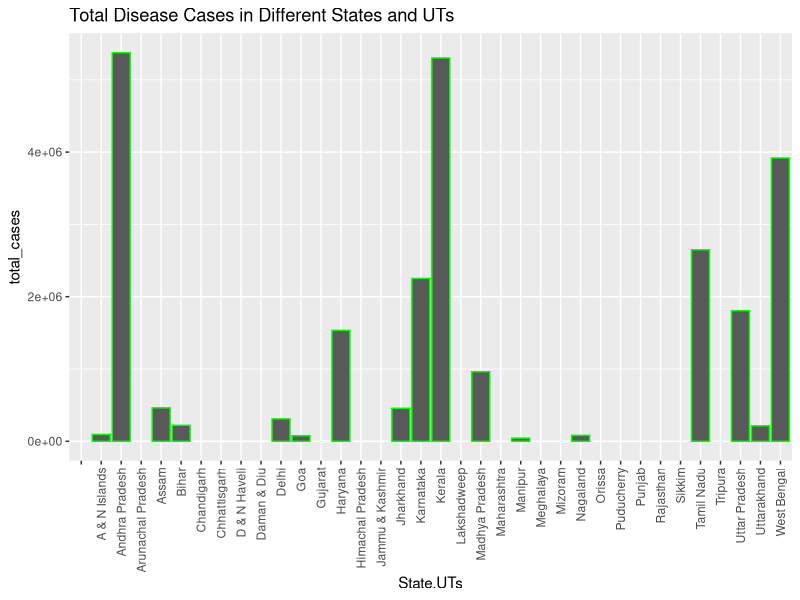
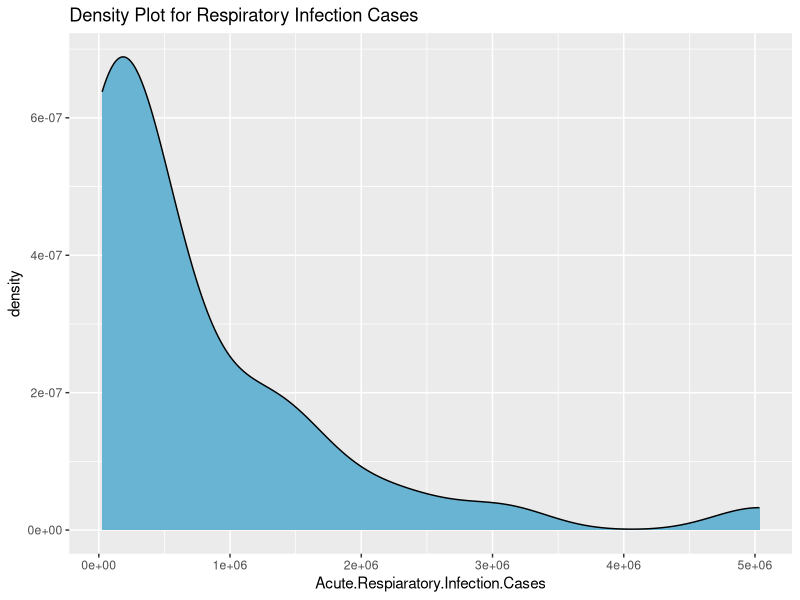
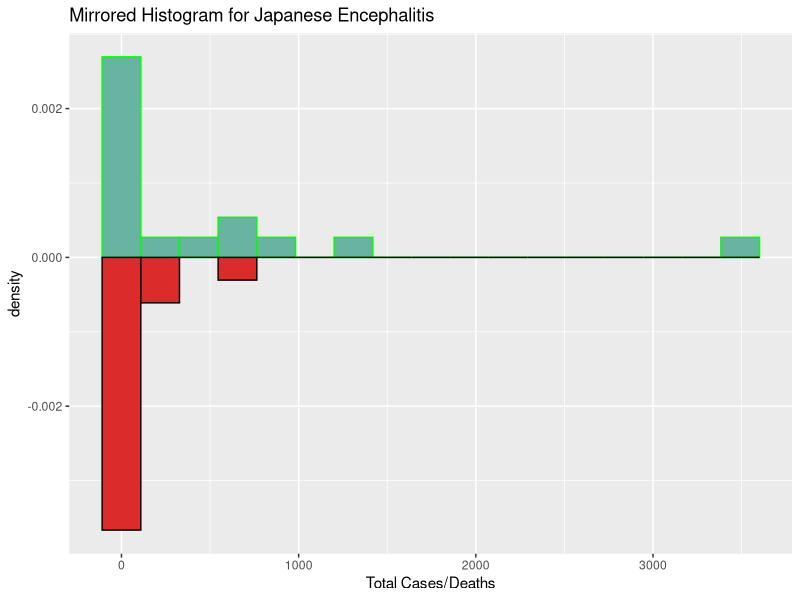
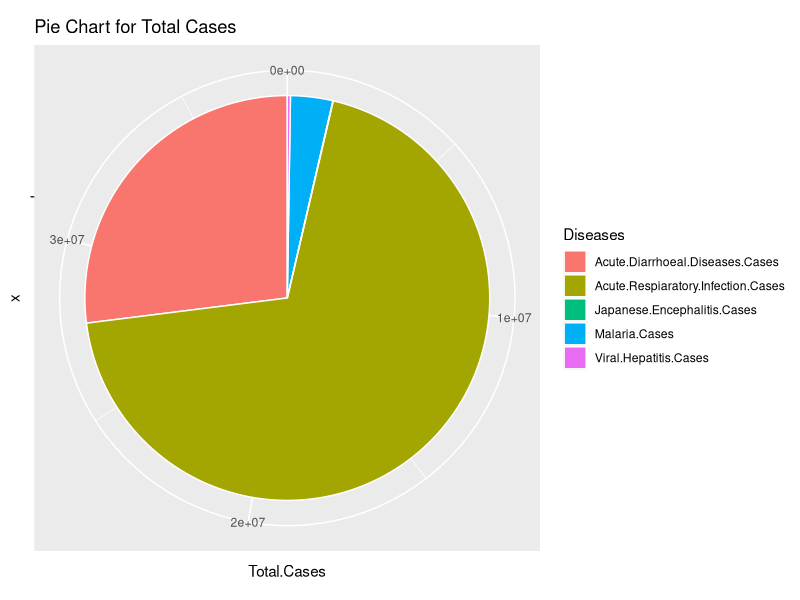
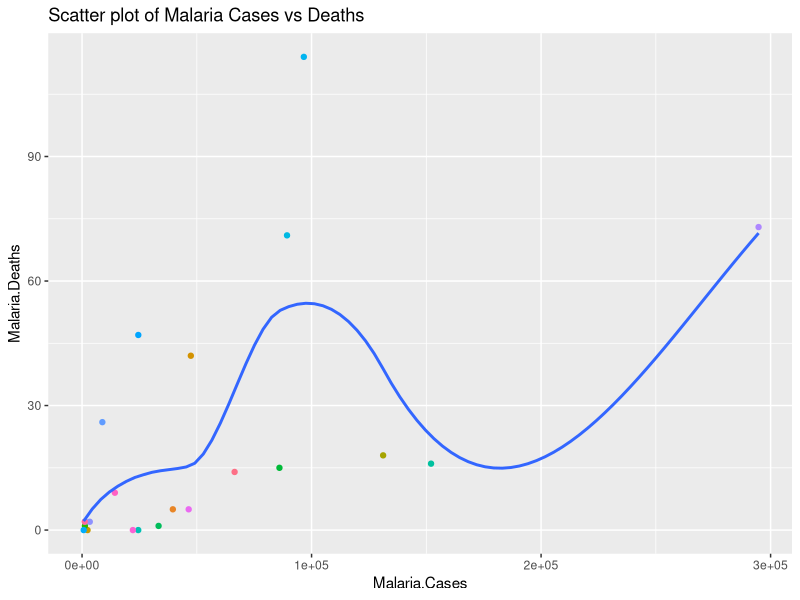
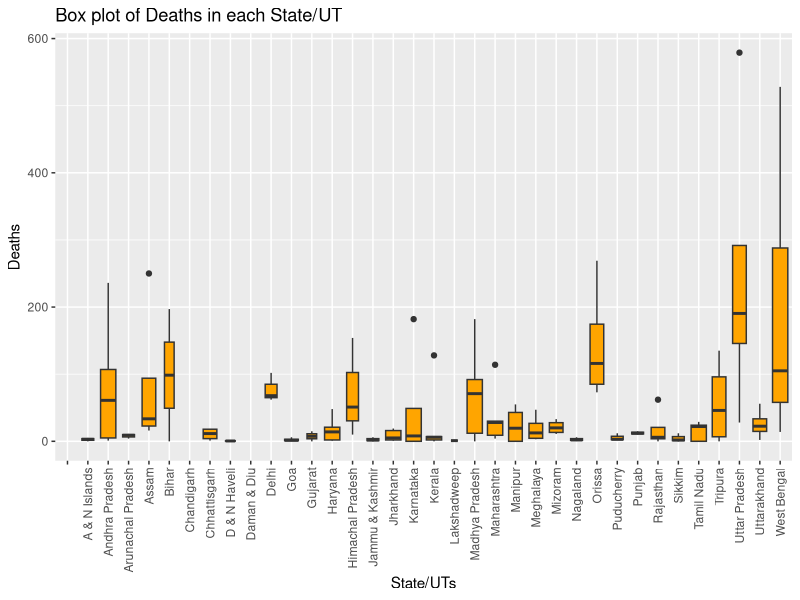
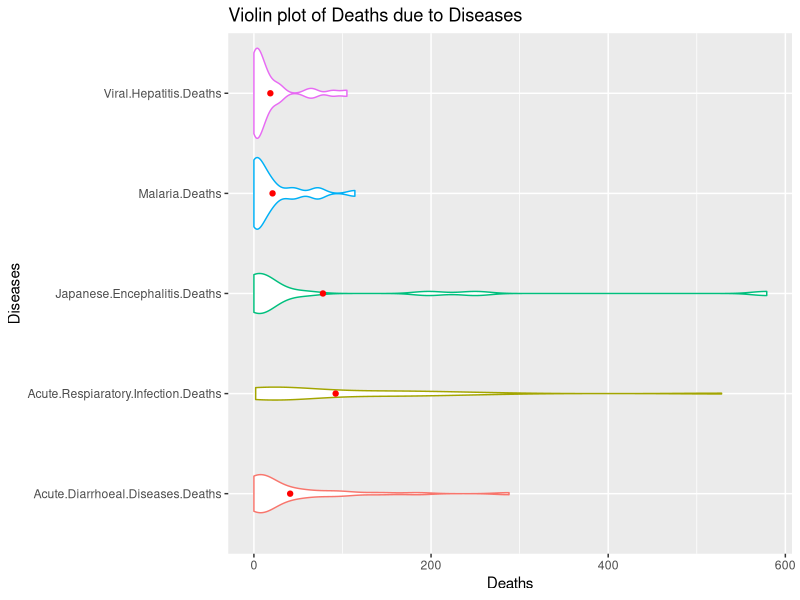
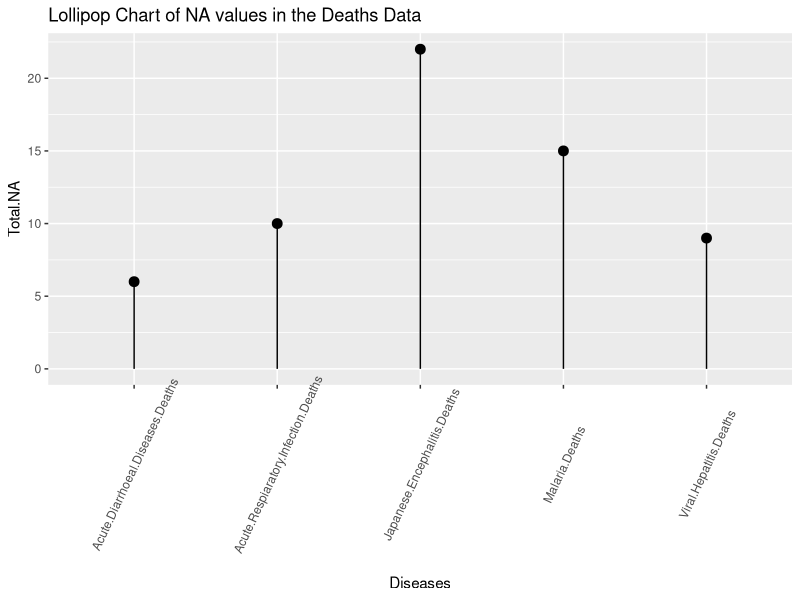

Reproduce these figures in R, in order.
## ---- chunk 1
knitr::opts_chunk$set(echo = TRUE)
library(dplyr)
library(ggplot2)
library(readr)
library(tidyverse)
## ---- chunk 2
data <- read.csv(file = 'Number_of_Cases_And_Deaths_Due_To_Diseases.csv')
print("Dataset Dimension:")
dim(data)
## ---- chunk 3
# Remove extra items in column names
names(data) <- sub("...Cases", ".Cases", names(data))
names(data) <- sub("...Deaths", ".Deaths", names(data))
print("Columns:")
names(data)

# Remove null values and convert factors to numbers
data[3:12] =  apply(data[3:12], 2, function(x) as.numeric(as.character(x)))

# Calculate total cases and deaths for each state
data <- data %>% mutate(total_cases = rowSums(select(data, ends_with('Cases'))))
data <- data %>% mutate(total_deaths = rowSums(select(data, ends_with('Deaths'))))
data <- data[,-1] # remove first column
head(data)
## ---- chunk 4
# data[-1,] --> Remove the GRAND TOTAL row
state_ut_data <- data[-1,]
plot1 <- ggplot(state_ut_data, aes(x=State.UTs, y=total_cases)) +
  theme(axis.text.x = element_text(angle = 90, vjust = 0.5, hjust=1)) +
  labs(title="Total Disease Cases in Different States and UTs") +
  geom_col(color="green")

plot1
## ---- chunk 5
# data[-1,] --> Remove the GRAND TOTAL row
state_ut_data <- data[-1,]
plot2 <- ggplot(state_ut_data) +
  geom_density(aes(x=Acute.Respiaratory.Infection.Cases), fill="#69b4d2") + 
  labs(title="Density Plot for Respiratory Infection Cases")

plot2
## ---- chunk 6

plot3 <- ggplot(state_ut_data) +
  geom_histogram(bins=17, aes(x=Japanese.Encephalitis.Cases, y=..density..),
                 fill="#69b3a2", col="green" ) +
  geom_histogram(bins=17, aes(x=Japanese.Encephalitis.Deaths, y=-..density..), 
                 fill= "#db2b2b", col="black") +
  xlab("Total Cases/Deaths") +
  labs(title="Mirrored Histogram for Japanese Encephalitis")

plot3
## ---- chunk 7

# Create total case data for each disease with grand total value
cases <- c("Acute.Diarrhoeal.Diseases.Cases", "Malaria.Cases", 
           "Acute.Respiaratory.Infection.Cases", "Japanese.Encephalitis.Cases", 
           "Viral.Hepatitis.Cases")
case_data <- data.frame(t(data[cases][1,]))
colnames(case_data)[1] <- "Total.Cases"
head(case_data)

Diseases <- row.names(case_data)

# Plot the pie chart of cases
plot4 <- ggplot(case_data, aes(x="", y=Total.Cases, fill=Diseases)) +
  geom_bar(stat="identity", width=1, color="white") +
  coord_polar("y", start=0) +
  labs(title="Pie Chart for Total Cases")
  
  
plot4
## ---- chunk 8

# Create the scatter plot
plot5 <-  ggplot(state_ut_data, aes(x=Malaria.Cases, y=Malaria.Deaths)) + 
  geom_point(aes(col=State.UTs)) + theme(legend.position = "none") +
  geom_smooth(method="loess", se=F) + 
  labs(title="Scatter plot of Malaria Cases vs Deaths")

plot5
## ---- chunk 9

# Create total deaths data for each disease
columns <- c("State.UTs", "Acute.Diarrhoeal.Diseases.Deaths", "Malaria.Deaths",
             "Acute.Respiaratory.Infection.Deaths", "Japanese.Encephalitis.Deaths", 
             "Viral.Hepatitis.Deaths")

# Gather the data
deaths_data <- data.frame(state_ut_data[columns]) %>% 
  gather(key="Diseases", value="Deaths", -State.UTs)

head(deaths_data)

plot6 <- ggplot(deaths_data, aes(State.UTs, Deaths)) + 
  geom_boxplot(varwidth=T, fill="orange") + 
  labs(title="Box plot of Deaths in each State/UT", x="State/UTs", y="Deaths") +
  theme(axis.text.x = element_text(angle = 90, vjust = 0.5, hjust=1))

plot6
## ---- chunk 10

# Using the previously created deaths_data for creating the violin plot 
plot7 <- ggplot(deaths_data, aes(Deaths, Diseases, color=Diseases)) +  
  geom_violin() + theme(legend.position = "none") +
  labs(title="Violin plot of Deaths due to Diseases", x="Deaths", y="Diseases") + 
  stat_summary(fun.y=mean, geom="point", color="red")

plot7
## ---- chunk 11

# Count the number of na/missing values in the data
deaths_data$na_count <- apply(deaths_data, 1, function(x) sum(is.na(x)))
deaths_data_na <- deaths_data %>% 
  group_by(Diseases) %>% 
  summarise(Total.NA = sum(na_count), Deaths=sum(Deaths, na.rm=TRUE))

deaths_data_na

plot8 <- ggplot(deaths_data_na, aes(x=Diseases, y=Total.NA)) + 
  geom_point(size=3) + 
  geom_segment(aes(x=Diseases, xend=Diseases, 
                   y=0, yend=Total.NA)) + 
  labs(title="Lollipop Chart of NA values in the Deaths Data") + 
  theme(axis.text.x = element_text(angle=65, vjust=0.6))

plot8
## ---- chunk 12

# Create a stacked barchart of deaths in Kerala and UP
kerala_up_data <- deaths_data %>% 
  filter(State.UTs =="Kerala" | State.UTs == "Uttar Pradesh")

plot9 <- ggplot(kerala_up_data, aes(fill=State.UTs, y=Deaths, x=Diseases)) +
  geom_bar(position="stack", stat="identity") +
  theme(axis.text.x = element_text(angle = 90, vjust = 0.5, hjust=1)) +
  labs(title="Stacked Barchart of Deaths in Kerala and Uttar Pradesh")
  
plot9
## ---- chunk 13

# Create data with mean cases and total missing values
deaths_data_mean <- deaths_data %>% group_by(Diseases) %>%
  summarise(
    total_deaths = sum(Deaths, na.rm=TRUE),
    mean_deaths = mean(as.numeric(Deaths), na.rm=TRUE),
    total_na = sum(na_count)) %>%
  mutate(mean_deaths = round(mean_deaths, digits = 0))

head(deaths_data_mean)

plot10 <- ggplot(deaths_data_mean, 
                 aes(x=reorder(str_wrap(Diseases, 5), mean_deaths), 
                     y=mean_deaths)) +
  geom_bar(stat="identity", fill=alpha("blue", 0.3)) +
  geom_point(aes(x=reorder(str_wrap(Diseases, 5), mean_deaths), y=total_na)) +
  geom_segment(aes(x = reorder(str_wrap(Diseases, 5), mean_deaths),
      y = 0, xend = reorder(str_wrap(Diseases, 5), mean_deaths),
      yend = 70), linetype = "dashed", color = "gray12") + 
  theme_minimal() + coord_polar(start = 0) +
  labs(title="Circular Bar Plot for Death Cases") + xlab("")
  
  
plot10
## ---- chunk 14

cases <- c("State.UTs","Acute.Diarrhoeal.Diseases.Cases", "Malaria.Cases",
           "Acute.Respiaratory.Infection.Cases", "Japanese.Encephalitis.Cases",
           "Viral.Hepatitis.Cases")

# Gather the data
cases_data <- data.frame(state_ut_data[cases]) %>% 
  gather(key="Diseases", value="Cases", -State.UTs)
head(cases_data)

# Heatmap 
plot11 <- ggplot(cases_data, aes(Diseases, State.UTs, fill= Cases)) + 
  scale_fill_distiller(palette = "RdPu")  + geom_tile() + 
  labs(title="Heatmap fo Diseases in Different States") +
  theme(axis.text.x = element_text(angle = 90, vjust = 0.5, hjust=1))

plot11
## ---- chunk 15

# Load library for parallel coordinate plot
library(GGally)

# Filter top states with most number of cases
top_states <- state_ut_data %>% arrange(desc(total_cases)) %>% top_n(6)
top_states[,1]

plot12 <- ggparcoord(top_states, showPoints = TRUE,
                     title = "Parallel Coordinate Plot for the Dataset",
                     alphaLines = 0.3, columns = 2:13, groupColumn = 1,
                     scale="std") + 
  theme(plot.title = element_text(size=10)) +
  theme(axis.text.x = element_text(angle = 90, vjust = 0.5, hjust=1)) +
  xlab("Diseases") + ylab("Count")
  
plot12
